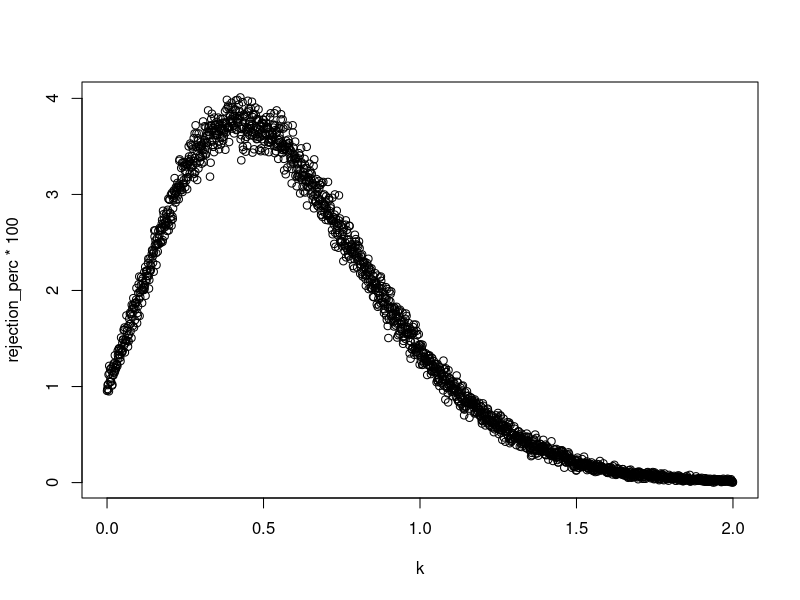

Reproduce this figure in R.
#Parameter
c <- 1.5
q <- qnorm(0.99)
sigma <- 0.5

#test
k <- seq(0,2, by = 0.001)

#Rejection percentage above
n_sims <- 20000
rejections <- numeric(length = length(k))

for (i in 1:n_sims){
  norms <- rnorm(length(k),mean = 0,sd = sigma)
  T_s <- c*k/sqrt(k^2+sigma^2) + 1/sqrt(k^2+sigma^2)*norms
  rejections <- rejections + (T_s > q)
}

rejection_perc <- rejections / n_sims
plot(k,rejection_perc*100)


#Theoretical max
theoretical_max <- 1-pnorm(sqrt(q^2-c^2)) #Tydeligvis noget galt med c
theoretical_max*100



## My calculations were correct - the theoretical maximum is the actual maximum. /Sebastian



